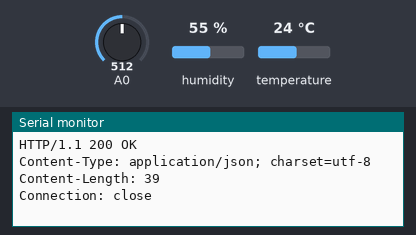
The sketch below on a simulated Arduino MKR. On the bench: the last lines printed to the serial monitor. The test bench sets the inputs (shaded band); at power-on: humidity 55 %, A0 = 512, temperature 24 °C. WiFi joins after 1.5 s; servers stay silent unless stated; web services answer with replies made up by the test bench.

Above: at 12.7 s.
12.8 s: humidity set to 22 %
At 13.6 s:
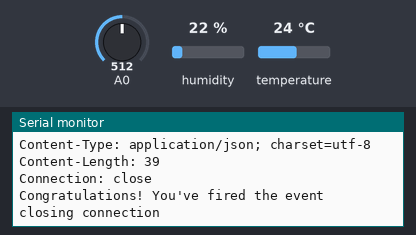
15.5 s: A0 set to 716
At 16.27 s:
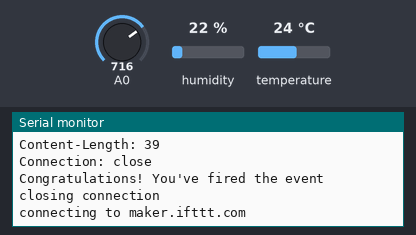
18.2 s: temperature set to 12 °C
At 19.4 s:
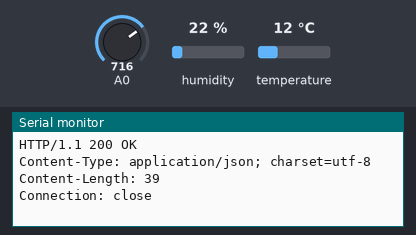
20.9 s: A0 set to 900
At 22.8 s:
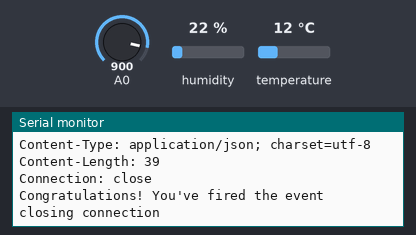
23.6 s: humidity set to 40 %
At 26.0 s:
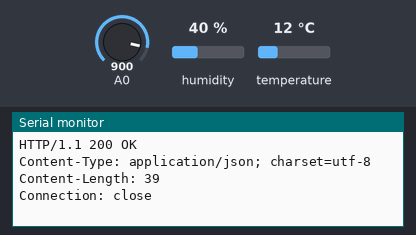
Timing chart, 0 to 27.3 s (numbered marks = the images above; inputs shaded):
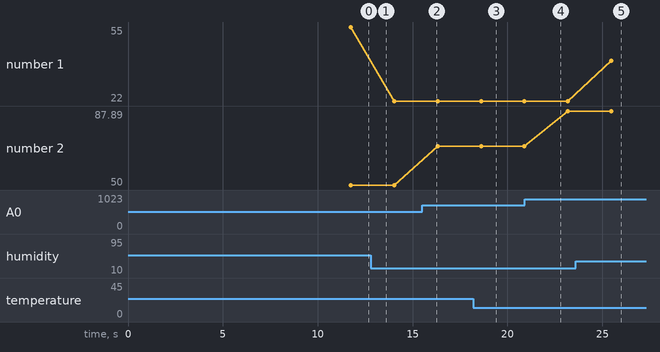

Measured:
- after the input at 18.2 s, the serial monitor: prints a new line after 0.41 s (image 3)
- after the input at 23.6 s, the serial monitor: prints a new line after 1.9 s (image 5)
- plotted number 1: 55 → 22 after the input at 12.8 s, 22 → 40 after the input at 23.6 s
- plotted number 2: 50 → 69.92 after the input at 15.5 s, 69.92 → 87.89 after the input at 20.9 s

The sketch:

google_sheet.ino
```cpp
// Libraries
#include <SPI.h>
#include <WiFi101.h>
#include "DHT.h"

// WiFi settings
char ssid[] = "wifi-name";
char password[] = "wifi-pass";

// DHT11 sensor pins
#define DHTPIN 5
#define DHTTYPE DHT11

// Initialize DHT sensor
DHT dht(DHTPIN, DHTTYPE, 15);

// Status
int status = WL_IDLE_STATUS;

// IFTTT settings
const char* host = "maker.ifttt.com";
const char* eventName   = "google_data";
const char* key = "key";

void setup() {

  Serial.begin(115200);
  delay(10);

  // Init DHT
  dht.begin();

   // Connect to WiFi
  while (status != WL_CONNECTED) {
    Serial.print("Attempting to connect to SSID: ");
    Serial.println(ssid);
    status = WiFi.begin(ssid, password);

    // Wait 10 seconds for connection:
    delay(10000);
  }
  Serial.println("WiFi connected");
}


void loop() {

  // Reading temperature and humidity
  float h = dht.readHumidity();
  float t = dht.readTemperature();

   // Measure light level
  int sensorData = analogRead(0);
  float lightLevel = (sensorData/1024.)*100;

  Serial.print("connecting to ");
  Serial.println(host);

  // Use WiFiClient class to create TCP connections
  WiFiClient client;
  const int httpPort = 80;
  if (!client.connect(host, httpPort)) {
    Serial.println("connection failed");
    return;
  }

  // We now create a URI for the request
  String url = "/trigger/";
  url += eventName;
  url += "/with/key/";
  url += key;
  url += "?value1=";
  url += String(t);
  url += "&value2=";
  url += String(h);
  url += "&value3=";
  url += String(lightLevel);

  Serial.print("Requesting URL: ");
  Serial.println(url);

  // This will send the request to the server
  client.print(String("GET ") + url + " HTTP/1.1\r\n" +
               "Host: " + host + "\r\n" +
               "Connection: close\r\n\r\n");
  int timeout = millis() + 5000;
  while (client.available() == 0) {
    if (timeout - millis() < 0) {
      Serial.println(">>> Client Timeout !");
      client.stop();
      return;
    }
  }

  // Read all the lines of the reply from server and print them to Serial
  while(client.available()){
    String line = client.readStringUntil('\r');
    Serial.print(line);
  }

  Serial.println();
  Serial.println("closing connection");

  // Wait 1 minute
  delay(1000);
}
```
